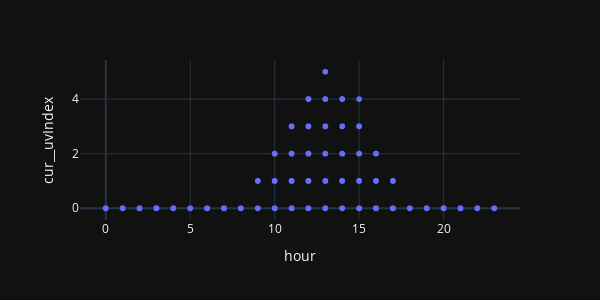

The code cell stored with this chart in its notebook:
### Markdown cell above
Since `cur__uvIndex` seems to be the best feature, how does it correlate with the `hour`?

### Code cell
px.scatter(X_train, x='hour', y='cur__uvIndex', height=300, width=600)

### Figure 1 — Plotly figure (JSON) as saved in the notebook; plotly's stock layout.template omitted (floating-point values rounded to 4 significant figures; data arrays with more than 128 entries replaced by an {"elided": "..."} marker saying what was removed)
{"data": [{"hovertemplate": "hour=%{x}<br>cur__uvIndex=%{y}<extra></extra>", "legendgroup": "", "marker": {"color": "#636efa", "symbol": "circle"}, "mode": "markers", "name": "", "showlegend": false, "type": "scattergl", "x": {"elided": "3312 int values"}, "xaxis": "x", "y": {"elided": "3312 int values"}, "yaxis": "y"}], "layout": {"height": 300, "legend": {"tracegroupgap": 0}, "margin": {"t": 60}, "width": 600, "xaxis": {"anchor": "y", "autorange": true, "domain": [0, 1], "range": [-1.524, 24.52], "title": {"text": "hour"}, "type": "linear"}, "yaxis": {"anchor": "x", "autorange": true, "domain": [0, 1], "range": [-0.4304, 5.43], "title": {"text": "cur__uvIndex"}, "type": "linear"}}}
